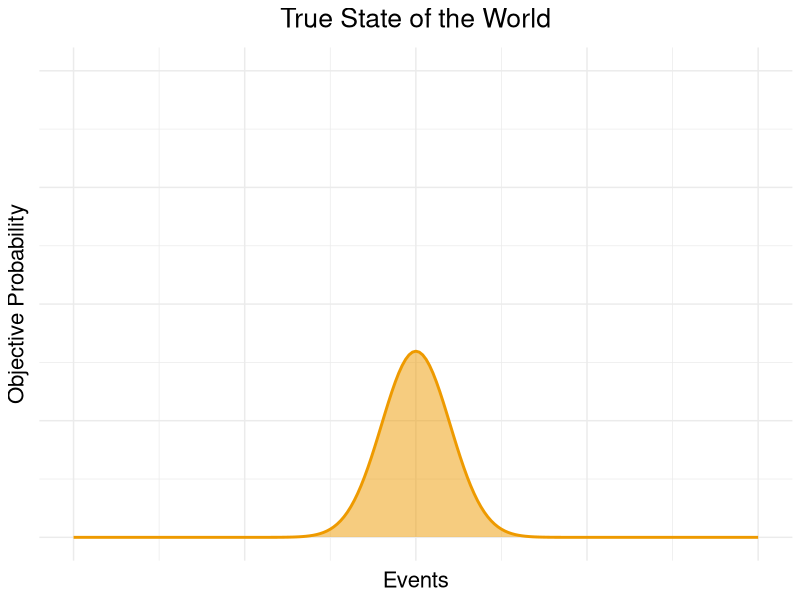
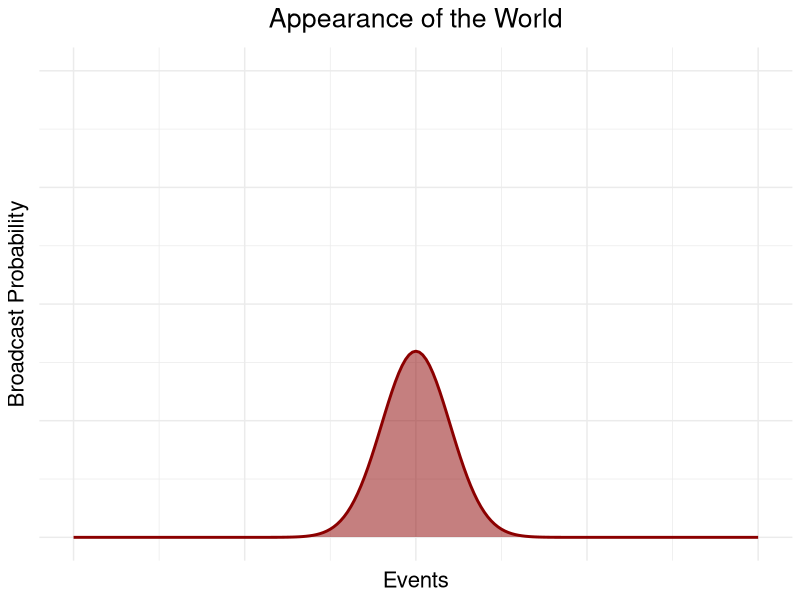
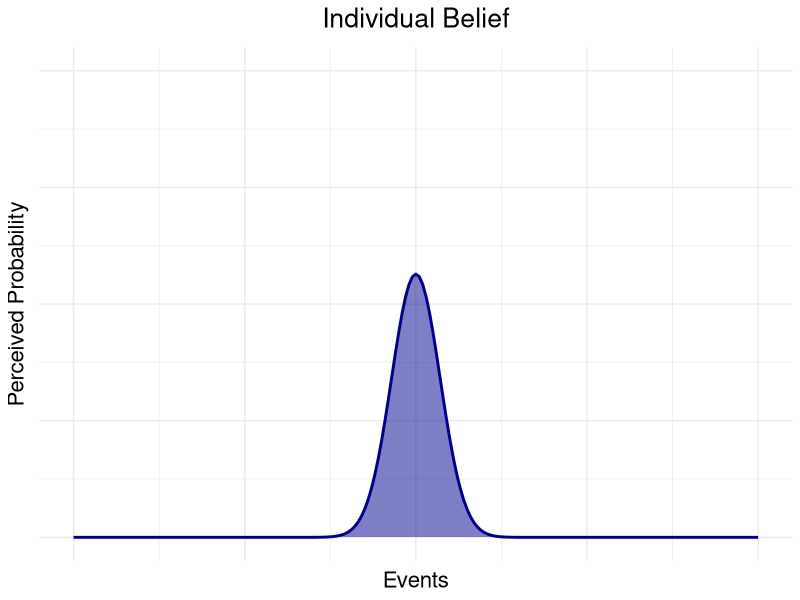

The R source for these figures, in order:
# NEWS, CONFIRMATION BIAS, AND BELIEF POLZRIZATION
# by Aydin Mohseni

# Load packages
library(ggplot2)
library(ggthemes)
library(reshape2)

# Set global variables
x <- seq(from = -10, to = 10, by = 0.1)
World <- sapply(x, dnorm)
Hyperbole <- 1
News <- sapply(x, dnorm, mean = 0, sd = Hyperbole)
CherryPicking <- 0
News[which(-CherryPicking < x & x < CherryPicking)] <- 0
News <- News * (10 / sum(News)) # renormalize

# Fixed bias individuals
Bias <- 0
IndividualDismissal <- sapply(x, dnorm, mean = Bias)
IndividualBelief <- IndividualDismissal * News
IndividualBelief <- IndividualBelief * (10 / sum(IndividualBelief)) # renormalize

# Plot TRUE STATE OF THE WORLD distribution
WorldPlot <- melt(data.frame(x, World), id.vars = 'x')
colnames(WorldPlot) <- c("Evidence",  "Distribution", "Probability")
ggplot(WorldPlot) +
  geom_area(
    data = WorldPlot,
    size = 1,
    aes(x = Evidence, y = Probability, fill = Distribution, color = Distribution),
    alpha = 0.5
  ) +
  theme_minimal() +
  ggtitle("True State of the World") +
  labs(x = "Events", y = "Objective Probability") +
  scale_x_continuous(limits = c(-10, 10)) +
  scale_y_continuous(limits = c(0, 1)) +
  scale_fill_manual(values = c("orange2")) +
  scale_color_manual(values = c("orange2")) +
  theme(
    plot.title = element_text(
      hjust = 0.5,
      margin = margin(b = 10, unit = "pt"),
      lineheight = 1.15
    ),
    legend.position = "none",
    axis.text.x = element_blank(),
    axis.text.y = element_blank(),
    axis.title.x =  element_text(margin = margin(t = 5, unit = "pt")),
    axis.title.y =  element_text(margin = margin(r = 5, unit = "pt")),
    text = element_text(size = 16)
  )

# Plot APPEARANCE GIVEN BY NEWS distribution
NewsPlot <- melt(data.frame(x, News), id.vars = 'x')
colnames(NewsPlot) <- c("Evidence",  "Distribution", "Probability")
ggplot(NewsPlot) +
  geom_area(
    data = NewsPlot,
    size = 1,
    aes(x = Evidence, y = Probability, fill = Distribution, color = Distribution),
    alpha = 0.5
  ) +
  theme_minimal() +
  ggtitle("Appearance of the World") +
  labs(x = "Events", y = "Broadcast Probability") +
  scale_x_continuous(limits = c(-10, 10)) +
  scale_y_continuous(limits = c(0, 1)) +
  scale_fill_manual(values = c("darkred")) +
  scale_color_manual(values = c("darkred")) +
  theme(
    plot.title = element_text(
      hjust = 0.5,
      margin = margin(b = 10, unit = "pt"),
      lineheight = 1.15
    ),
    legend.position = "none",
    axis.text.x = element_blank(),
    axis.text.y = element_blank(),
    axis.title.x =  element_text(margin = margin(t = 5, unit = "pt")),
    axis.title.y =  element_text(margin = margin(r = 5, unit = "pt")),
    text = element_text(size = 16)
  )

# Plot INDIVIDUAL BELIEF distribution
IndividualBeliefPlot <- melt(data.frame(x, IndividualBelief), id.vars = 'x')
colnames(IndividualBeliefPlot) <- c("Evidence",  "Distribution", "Probability")
ggplot(IndividualBeliefPlot) +
  geom_area(
    data = IndividualBeliefPlot,
    size = 1,
    aes(x = Evidence, y = Probability, fill = Distribution, color = Distribution),
    alpha = 0.5
  ) +
  theme_minimal() +
  ggtitle("Individual Belief") +
  labs(x = "Events", y = "Perceived Probability") +
  scale_x_continuous(limits = c(-10, 10)) +
  scale_y_continuous(limits = c(0, 1)) +
  scale_fill_manual(values = c("darkblue")) +
  scale_color_manual(values = c("darkblue")) +
  theme(
    plot.title = element_text(
      hjust = 0.5,
      margin = margin(b = 10, unit = "pt"),
      lineheight = 1.15
    ),
    legend.position = "none",
    axis.text.x = element_blank(),
    axis.text.y = element_blank(),
    axis.title.x =  element_text(margin = margin(t = 5, unit = "pt")),
    axis.title.y =  element_text(margin = margin(r = 5, unit = "pt")),
    text = element_text(size = 16)
  )

